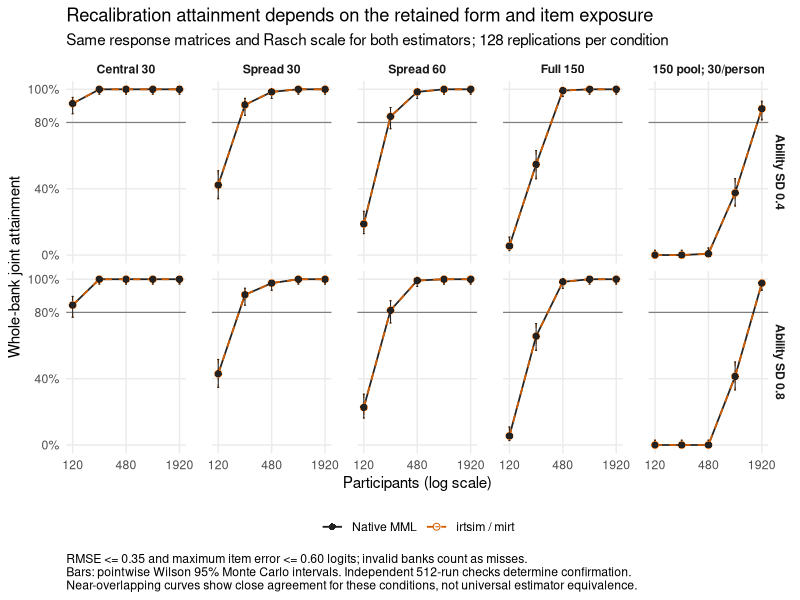

This chart was generated by the following R code:
# Paired screening results; independent confirmations are reported separately.
library(ggplot2)
x <- read.csv("validation/item_pool_irtsim_screen/summary.csv")
x$form <- factor(x$form,
  c("central30", "spread30", "spread60", "full150", "rotating150"),
  c("Central 30", "Spread 30", "Spread 60", "Full 150", "150 pool; 30/person"))
x$engine <- factor(x$engine, c("native", "irtsim"), c("Native MML", "irtsim / mirt"))
x$ability <- factor(x$person_sd, c(.4, .8), c("Ability SD 0.4", "Ability SD 0.8"))
p <- ggplot(x, aes(n_subj, attainment, color = engine, linetype = engine, shape = engine)) +
  geom_hline(yintercept = .8, color = "grey50", linewidth = .4) +
  geom_errorbar(aes(ymin = mc_lo, ymax = mc_hi), width = .07, linewidth = .35) +
  geom_line(linewidth = .6) + geom_point(size = 2) +
  facet_grid(ability ~ form) +
  scale_x_continuous(trans = "log2", breaks = c(120, 480, 1920)) +
  scale_y_continuous(limits = c(0, 1), breaks = c(0, .4, .8, 1),
    labels = function(z) paste0(100 * z, "%")) +
  scale_color_manual(values = c("#222222", "#D55E00")) +
  scale_linetype_manual(values = c("solid", "dashed")) +
  scale_shape_manual(values = c(16, 1)) +
  labs(title = "Recalibration attainment depends on the retained form and item exposure",
    subtitle = "Same response matrices and Rasch scale for both estimators; 128 replications per condition",
    x = "Participants (log scale)", y = "Whole-bank joint attainment", color = NULL,
    linetype = NULL, shape = NULL,
    caption = "RMSE <= 0.35 and maximum item error <= 0.60 logits; invalid banks count as misses.\nBars: pointwise Wilson 95% Monte Carlo intervals. Independent 512-run checks determine confirmation.\nNear-overlapping curves show close agreement for these conditions, not universal estimator equivalence.") +
  theme_minimal(base_size = 11) + theme(legend.position = "bottom",
    panel.spacing.x = grid::unit(1.3, "lines"),
    panel.grid.minor = element_blank(), strip.text = element_text(face = "bold"),
    plot.caption = element_text(hjust = 0))
ggsave("validation/item_pool_comparison.png", p, width = 11, height = 6, dpi = 160, bg = "white")
